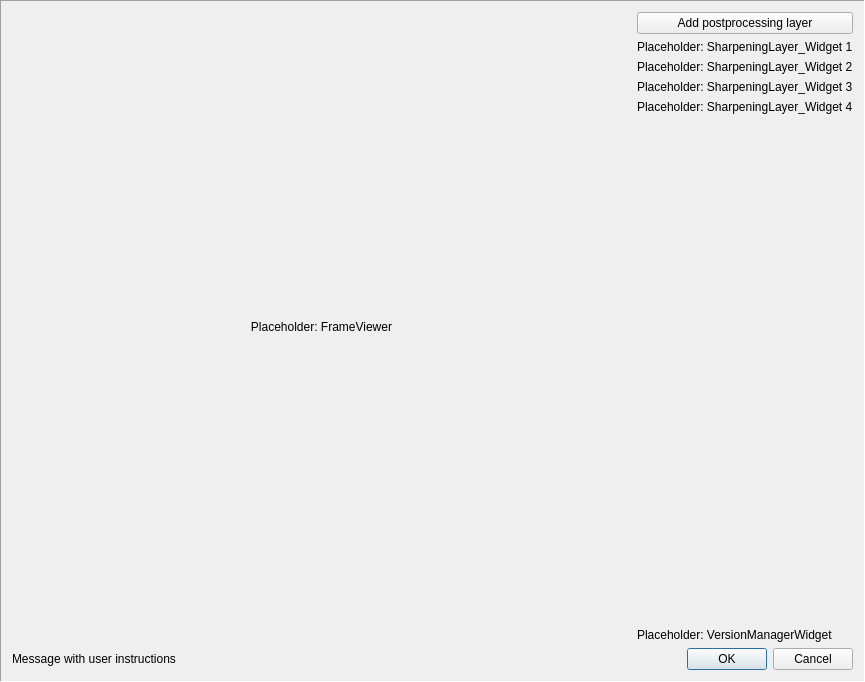
<?xml version="1.0" encoding="UTF-8"?>
<ui version="4.0">
 <class>postproc_editor</class>
 <widget class="QFrame" name="postproc_editor">
  <property name="geometry">
   <rect>
    <x>0</x>
    <y>0</y>
    <width>865</width>
    <height>682</height>
   </rect>
  </property>
  <property name="windowTitle">
   <string>Frame</string>
  </property>
  <property name="locale">
   <locale language="English" country="UnitedStates"/>
  </property>
  <property name="frameShape">
   <enum>QFrame::Panel</enum>
  </property>
  <property name="frameShadow">
   <enum>QFrame::Sunken</enum>
  </property>
  <layout class="QGridLayout" name="gridLayout" columnstretch="1,0">
   <item row="5" column="1">
    <spacer name="verticalSpacer">
     <property name="orientation">
      <enum>Qt::Vertical</enum>
     </property>
     <property name="sizeHint" stdset="0">
      <size>
       <width>20</width>
       <height>40</height>
      </size>
     </property>
    </spacer>
   </item>
   <item row="1" column="1">
    <widget class="QLabel" name="SharpeningLayerWidget_1">
     <property name="text">
      <string>Placeholder: SharpeningLayer_Widget 1</string>
     </property>
    </widget>
   </item>
   <item row="2" column="1">
    <widget class="QLabel" name="SharpeningLayerWidget_2">
     <property name="text">
      <string>Placeholder: SharpeningLayer_Widget 2</string>
     </property>
    </widget>
   </item>
   <item row="7" column="0" colspan="2">
    <layout class="QHBoxLayout" name="horizontalLayout">
     <item>
      <widget class="QLabel" name="label_message">
       <property name="text">
        <string>Message with user instructions</string>
       </property>
      </widget>
     </item>
     <item>
      <spacer name="horizontalSpacer">
       <property name="orientation">
        <enum>Qt::Horizontal</enum>
       </property>
       <property name="sizeHint" stdset="0">
        <size>
         <width>40</width>
         <height>20</height>
        </size>
       </property>
      </spacer>
     </item>
     <item>
      <widget class="QDialogButtonBox" name="buttonBox">
       <property name="toolTip">
        <string>Press &quot;OK&quot; to save the selected version and exit, or &quot;Cancel&quot; to discard changes</string>
       </property>
       <property name="standardButtons">
        <set>QDialogButtonBox::Cancel|QDialogButtonBox::Ok</set>
       </property>
      </widget>
     </item>
    </layout>
   </item>
   <item row="0" column="1">
    <widget class="QPushButton" name="pushButton_add_layer">
     <property name="toolTip">
      <string>Add a sharpening layer (up to four)</string>
     </property>
     <property name="text">
      <string>Add postprocessing layer</string>
     </property>
    </widget>
   </item>
   <item row="6" column="1">
    <widget class="QLabel" name="VersionManagerWidget">
     <property name="text">
      <string>Placeholder: VersionManagerWidget</string>
     </property>
    </widget>
   </item>
   <item row="3" column="1">
    <widget class="QLabel" name="SharpeningLayerWidget_3">
     <property name="text">
      <string>Placeholder: SharpeningLayer_Widget 3</string>
     </property>
    </widget>
   </item>
   <item row="4" column="1">
    <widget class="QLabel" name="SharpeningLayerWidget_4">
     <property name="text">
      <string>Placeholder: SharpeningLayer_Widget 4</string>
     </property>
    </widget>
   </item>
   <item row="0" column="0" rowspan="7">
    <widget class="QLabel" name="FrameViewer">
     <property name="text">
      <string>Placeholder: FrameViewer</string>
     </property>
     <property name="alignment">
      <set>Qt::AlignCenter</set>
     </property>
    </widget>
   </item>
  </layout>
 </widget>
 <resources/>
 <connections/>
</ui>
